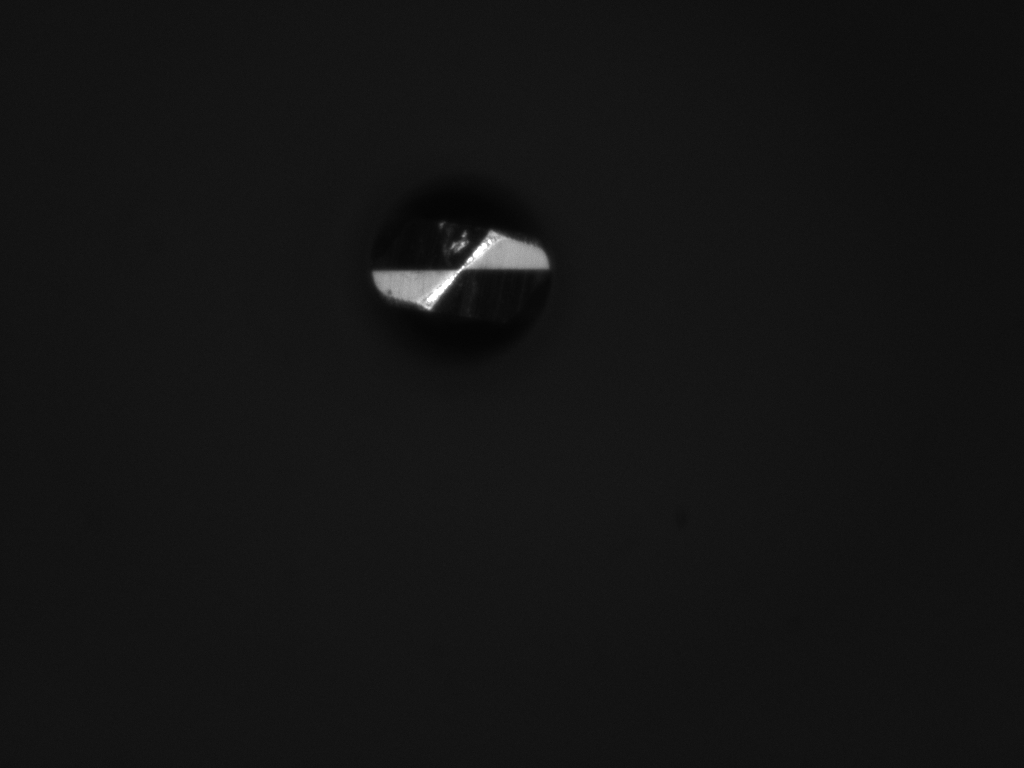
#> input picture imgs2/1-2000.png, 1024 x 768 px
$ python kmeans2000.py
#> lines starting #> are read from the running program, lines starting #| are printed output that depends on the picture; after the words box and inside, x2 and y2 are one past the last pixel; in counts of white or black regions, pixels touching at a corner belong together
import cv2
import numpy as np

# 读取彩色图像
img = cv2.imread('imgs2/1-2000.png')
#> img is the input picture: shape (768, 1024, 3); min 4, max 255, mean 20.2

# 将图像数据转换为二维数组形式
values = img.reshape((-1, 3))
values = np.float32(values)

# K-Means聚类
K = 5
criteria = (cv2.TERM_CRITERIA_EPS + cv2.TERM_CRITERIA_MAX_ITER, 10, 1.0)
ret, label, center = cv2.kmeans(values, K, None, criteria, 10, cv2.KMEANS_RANDOM_CENTERS)
#> ret = 12781874.1; center = [[15.55, 15.55, 15.55], [82.95, 82.95, 82.95], [157.6, 157.6, 157.6], [234.2, 234.2, 234.2], [20.09, 20.09, 20.09]]

# 创建新图像并根据聚类标签对像素点着色
segmented_img = np.zeros_like(values)
# segmented_img[np.where(label == 0)[0], :] = [255, 0, 0] # 给第0类像素点赋值蓝色
# segmented_img[np.where(label == 1)[0], :] = [0, 255, 0]  # 给第1类像素点赋值绿色
segmented_img[np.where(label == 2)[0], :] = [0, 255, 0] # 给第2类像素点赋值红色
# segmented_img[np.where(label == 3)[0], :] = [0, 255, 0] # 给第3类像素点赋值黑色
# segmented_img[np.where(label == 4)[0], :] = [255, 255, 255] # 给第3类像素点赋值白色

# 将分割后图像重新转化成与原图像相同的维度
segmented_img = segmented_img.reshape(img.shape)
# 创建掩膜图像
mask = np.zeros(segmented_img.shape[:2], dtype=np.uint8)
mask[np.where(np.all(segmented_img == [0, 255, 0], axis=-1))] = 255


# # 进行形态学开运算，去掉周围的绿色点
kernel = np.ones((8, 7), np.uint8)
opening = cv2.morphologyEx(mask, cv2.MORPH_OPEN, kernel)
kernel = np.ones((1, 1), np.uint8)
# # 进行形态学闭运算，填充区域内部空隙
closing = cv2.morphologyEx(opening, cv2.MORPH_CLOSE, kernel)


# 找到轮廓并获取最大轮廓及其面积
contours, _ = cv2.findContours(closing, cv2.RETR_EXTERNAL, cv2.CHAIN_APPROX_SIMPLE)
# max_contour = max(contours, key=cv2.contourArea)
total_area = 0
for i, contour in enumerate(contours):
    # 计算轮廓面积
    area = cv2.contourArea(contour)
    total_area += area
# 绘制最大轮廓并显示在原图上
print(total_area)
output = img.copy()
cv2.drawContours(output, contours, -1, (0, 255, 0), 2)
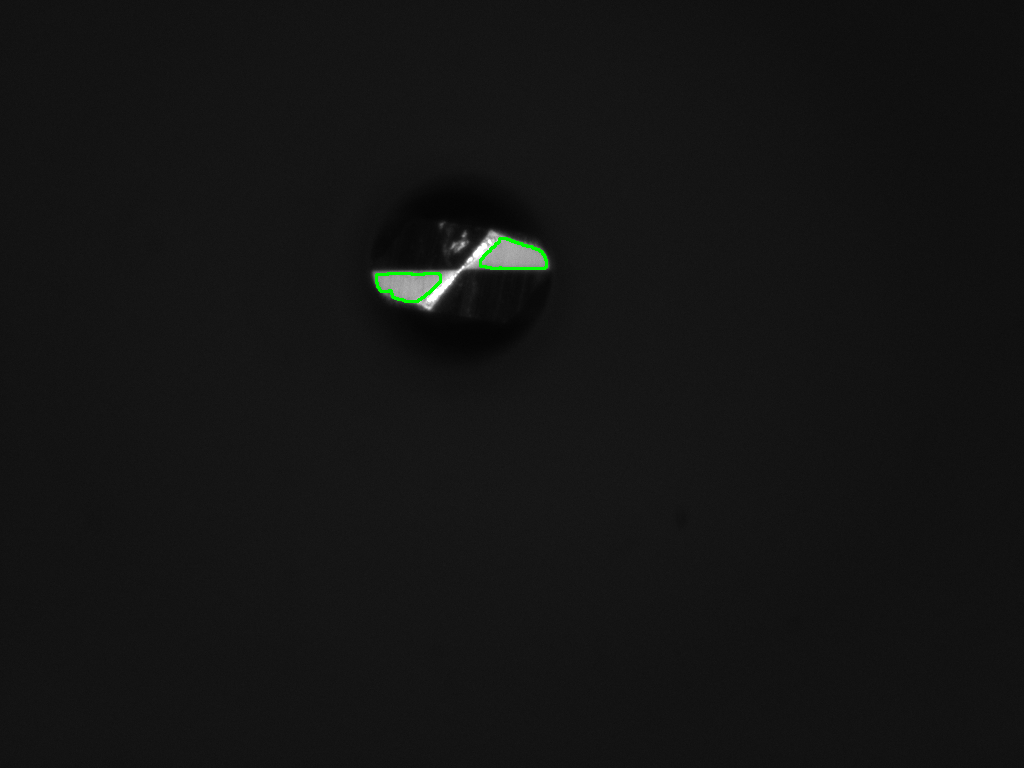
#> output: shape (768, 1024, 3); 0.14% of pixels changed, all inside (x1, y1, x2, y2) = (375, 237, 548, 303)
cv2.imshow('Contour', output)

# 显示聚类结果
cv2.imshow('Image', img)
cv2.imshow('Segmented Image', segmented_img)
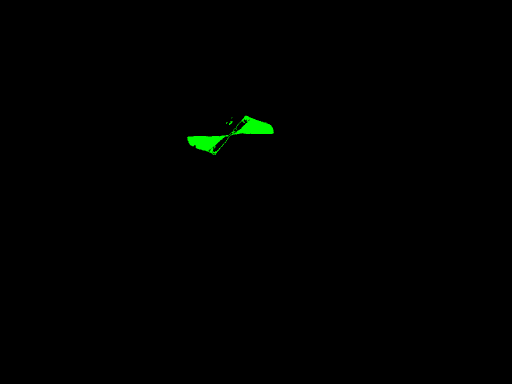
#> window 'Segmented Image': shape (768, 1024, 3) (shown at 1/2 size); mean B, G, R 0, 1.1, 0
cv2.imshow('Mask', closing)
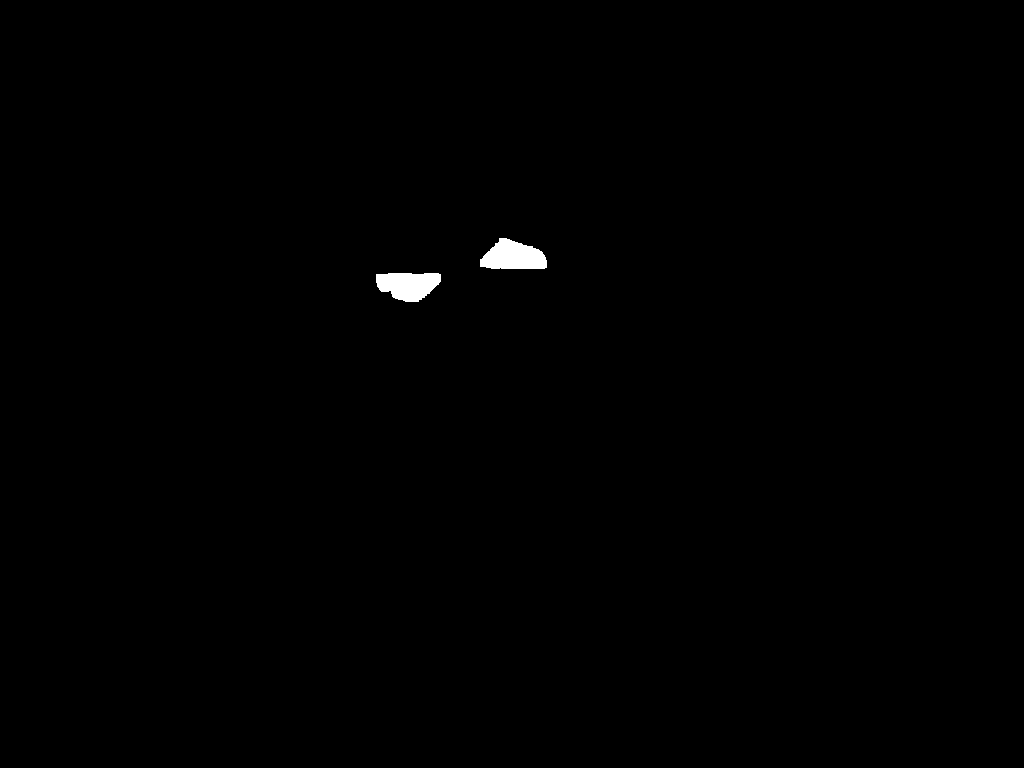
#> window 'Mask': shape (768, 1024); 0.37% white; 2 white regions, box (x1, y1, x2, y2) and area: (480, 238, 547, 269) 1504, (376, 273, 441, 302) 1426
cv2.imwrite('Contour2000.png', output)
# 等待关闭窗口
cv2.waitKey(0)
cv2.destroyAllWindows()

$ run again, with imgs2/1-1000.png copied over imgs2/1-2000.png
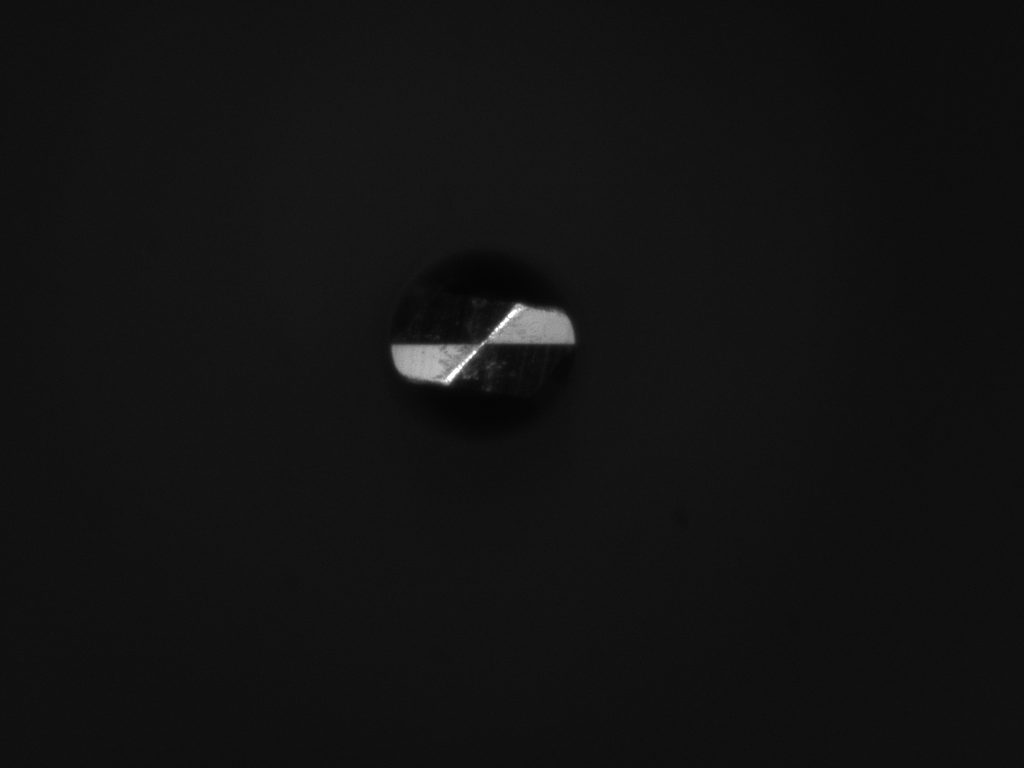
#> input picture imgs2/1-1000.png, 1024 x 768 px
#> img is the input picture: shape (768, 1024, 3); min 3, max 255, mean 18.6
#> ret = 15982792.8; center = [[18.93, 18.93, 18.93], [113.7, 113.7, 113.7], [162.4, 162.4, 162.4], [50.1, 50.1, 50.1], [14.88, 14.88, 14.88]]
#> `cv2.drawContours(output, contours, -1, (0, 255, 0), 2)`:
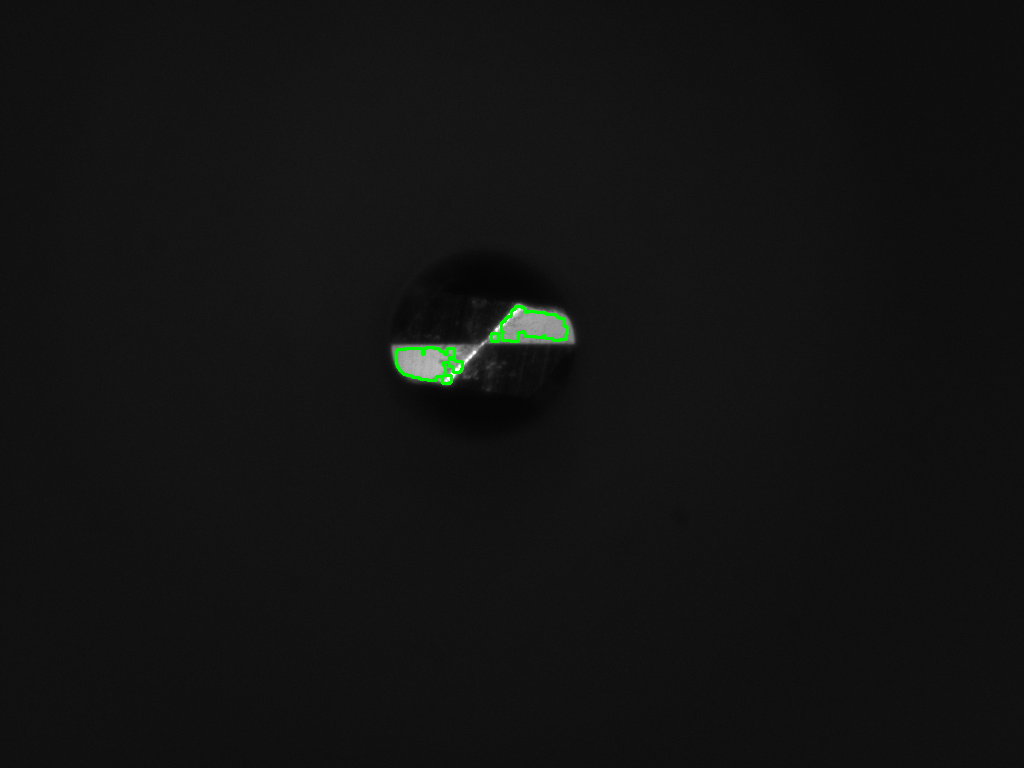
#> output: shape (768, 1024, 3); 0.19% of pixels changed, all inside (x1, y1, x2, y2) = (395, 305, 569, 385)
#> `cv2.imshow('Mask', closing)`:
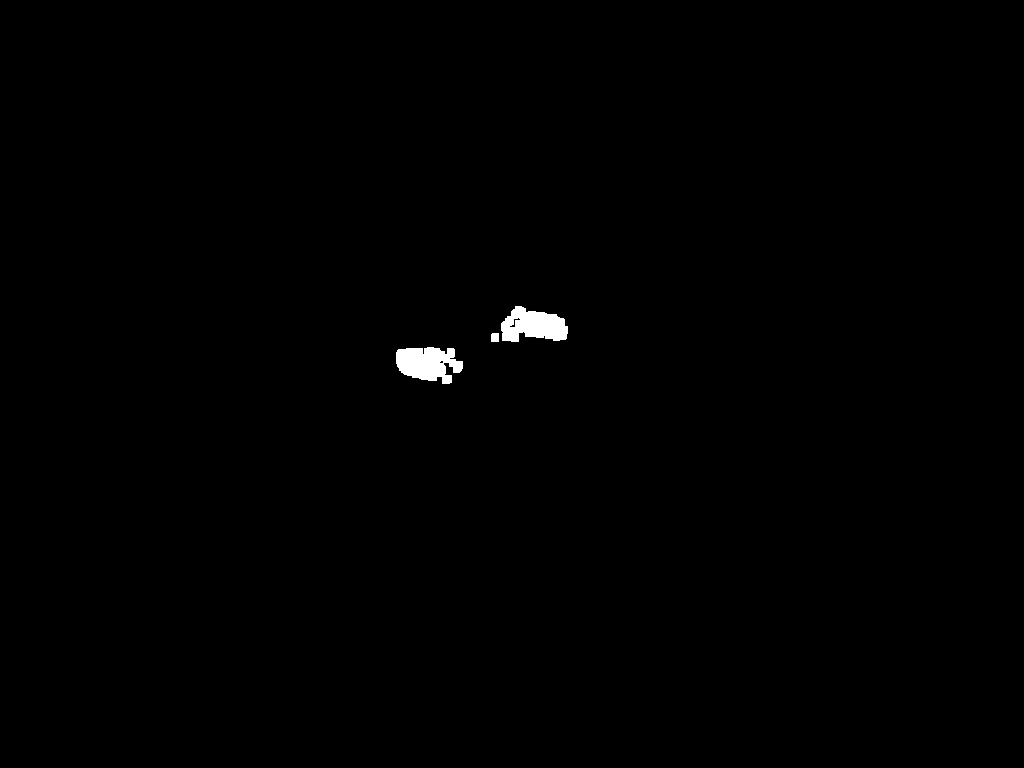
#> window 'Mask': shape (768, 1024); 0.44% white; 3 white regions, box (x1, y1, x2, y2) and area: (396, 347, 463, 384) 1737, (501, 306, 568, 342) 1668, (491, 333, 499, 342) 71
